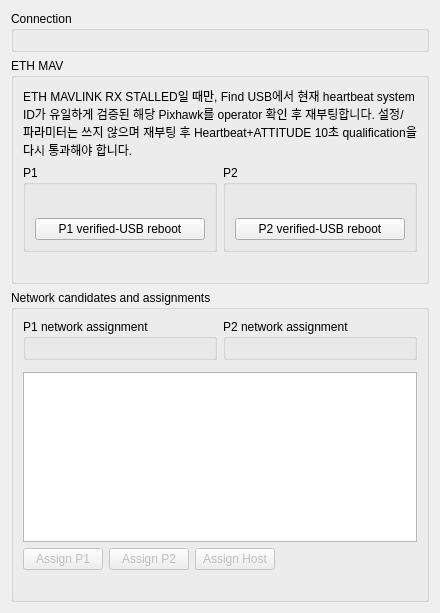
<?xml version='1.0' encoding='utf-8'?>
<ui version="4.0">
  <class>ConnectionView</class>
  <widget class="QWidget" name="widget1">
    <property name="minimumSize">
      <size>
        <width>0</width>
        <height>0</height>
      </size>
    </property>
    <property name="maximumSize">
      <size>
        <width>16777215</width>
        <height>16777215</height>
      </size>
    </property>
    <layout class="QVBoxLayout" name="layout2" stretch="0,0,0">
      <property name="leftMargin">
        <number>11</number>
      </property>
      <property name="topMargin">
        <number>11</number>
      </property>
      <property name="rightMargin">
        <number>11</number>
      </property>
      <property name="bottomMargin">
        <number>11</number>
      </property>
      <property name="spacing">
        <number>6</number>
      </property>
      <item>
        <widget class="QGroupBox" name="status_group">
          <property name="minimumSize">
            <size>
              <width>0</width>
              <height>0</height>
            </size>
          </property>
          <property name="maximumSize">
            <size>
              <width>16777215</width>
              <height>16777215</height>
            </size>
          </property>
          <property name="title">
            <string>Connection</string>
          </property>
          <layout class="QHBoxLayout" name="layout4" stretch="0,0,0,1">
            <property name="leftMargin">
              <number>9</number>
            </property>
            <property name="topMargin">
              <number>9</number>
            </property>
            <property name="rightMargin">
              <number>9</number>
            </property>
            <property name="bottomMargin">
              <number>9</number>
            </property>
            <property name="spacing">
              <number>6</number>
            </property>
            <item>
              <widget class="QWidget" name="indicators_pixhawk_left">
                <property name="customKind" stdset="0">
                  <string>StatusIndicator</string>
                </property>
                <property name="customLabel" stdset="0">
                  <string>P1</string>
                </property>
                <layout class="QVBoxLayout" name="indicators_pixhawk_left_layout">
                  <property name="leftMargin">
                    <number>0</number>
                  </property>
                  <property name="topMargin">
                    <number>0</number>
                  </property>
                  <property name="rightMargin">
                    <number>0</number>
                  </property>
                  <property name="bottomMargin">
                    <number>0</number>
                  </property>
                </layout>
                <property name="legacyObjectName" stdset="0">
                  <string>statusIndicator</string>
                </property>
              </widget>
            </item>
            <item>
              <widget class="QWidget" name="indicators_pixhawk_right">
                <property name="customKind" stdset="0">
                  <string>StatusIndicator</string>
                </property>
                <property name="customLabel" stdset="0">
                  <string>P2</string>
                </property>
                <layout class="QVBoxLayout" name="indicators_pixhawk_right_layout">
                  <property name="leftMargin">
                    <number>0</number>
                  </property>
                  <property name="topMargin">
                    <number>0</number>
                  </property>
                  <property name="rightMargin">
                    <number>0</number>
                  </property>
                  <property name="bottomMargin">
                    <number>0</number>
                  </property>
                </layout>
                <property name="legacyObjectName" stdset="0">
                  <string>statusIndicator</string>
                </property>
              </widget>
            </item>
            <item>
              <widget class="QWidget" name="indicators_pixhawk_drone">
                <property name="customKind" stdset="0">
                  <string>StatusIndicator</string>
                </property>
                <property name="customLabel" stdset="0">
                  <string>Drone</string>
                </property>
                <layout class="QVBoxLayout" name="indicators_pixhawk_drone_layout">
                  <property name="leftMargin">
                    <number>0</number>
                  </property>
                  <property name="topMargin">
                    <number>0</number>
                  </property>
                  <property name="rightMargin">
                    <number>0</number>
                  </property>
                  <property name="bottomMargin">
                    <number>0</number>
                  </property>
                </layout>
                <property name="legacyObjectName" stdset="0">
                  <string>statusIndicator</string>
                </property>
              </widget>
            </item>
            <item>
              <spacer name="spacer8">
                <property name="orientation">
                  <enum>Qt::Horizontal</enum>
                </property>
                <property name="sizeHint">
                  <size>
                    <width>0</width>
                    <height>0</height>
                  </size>
                </property>
              </spacer>
            </item>
          </layout>
        </widget>
      </item>
      <item>
        <widget class="QGroupBox" name="recovery_group">
          <property name="minimumSize">
            <size>
              <width>0</width>
              <height>0</height>
            </size>
          </property>
          <property name="maximumSize">
            <size>
              <width>16777215</width>
              <height>16777215</height>
            </size>
          </property>
          <property name="title">
            <string>ETH MAV</string>
          </property>
          <layout class="QVBoxLayout" name="layout10" stretch="0,0,0">
            <property name="leftMargin">
              <number>9</number>
            </property>
            <property name="topMargin">
              <number>9</number>
            </property>
            <property name="rightMargin">
              <number>9</number>
            </property>
            <property name="bottomMargin">
              <number>9</number>
            </property>
            <property name="spacing">
              <number>6</number>
            </property>
            <item>
              <widget class="QLabel" name="widget11">
                <property name="minimumSize">
                  <size>
                    <width>0</width>
                    <height>0</height>
                  </size>
                </property>
                <property name="maximumSize">
                  <size>
                    <width>16777215</width>
                    <height>16777215</height>
                  </size>
                </property>
                <property name="text">
                  <string>ETH MAVLINK RX STALLED일 때만, Find USB에서 현재 heartbeat system ID가 유일하게 검증된 해당 Pixhawk를 operator 확인 후 재부팅합니다. 설정/파라미터는 쓰지 않으며 재부팅 후 Heartbeat+ATTITUDE 10초 qualification을 다시 통과해야 합니다.</string>
                </property>
                <property name="wordWrap">
                  <bool>true</bool>
                </property>
                <property name="alignment">
                  <set>Qt::AlignLeft|Qt::AlignVCenter</set>
                </property>
                <property name="textInteractionFlags">
                  <set>Qt::LinksAccessibleByMouse</set>
                </property>
                <property name="legacyObjectName" stdset="0">
                  <string>statusStrip</string>
                </property>
              </widget>
            </item>
            <item>
              <layout class="QHBoxLayout" name="layout12" stretch="0,0,1">
                <property name="leftMargin">
                  <number>0</number>
                </property>
                <property name="topMargin">
                  <number>0</number>
                </property>
                <property name="rightMargin">
                  <number>0</number>
                </property>
                <property name="bottomMargin">
                  <number>0</number>
                </property>
                <property name="spacing">
                  <number>6</number>
                </property>
                <item>
                  <widget class="QGroupBox" name="widget13">
                    <property name="minimumSize">
                      <size>
                        <width>0</width>
                        <height>0</height>
                      </size>
                    </property>
                    <property name="maximumSize">
                      <size>
                        <width>16777215</width>
                        <height>16777215</height>
                      </size>
                    </property>
                    <property name="title">
                      <string>P1</string>
                    </property>
                    <layout class="QGridLayout" name="layout14" columnstretch="0,0">
                      <property name="leftMargin">
                        <number>9</number>
                      </property>
                      <property name="topMargin">
                        <number>9</number>
                      </property>
                      <property name="rightMargin">
                        <number>9</number>
                      </property>
                      <property name="bottomMargin">
                        <number>9</number>
                      </property>
                      <property name="spacing">
                        <number>6</number>
                      </property>
                      <item row="0" column="0" rowspan="1" colspan="2">
                        <widget class="QWidget" name="recovery_values_left_usb">
                          <property name="engineeringLabel" stdset="0">
                            <string>USB 제어</string>
                          </property>
                          <layout class="QVBoxLayout" name="recovery_values_left_usb_layout">
                            <property name="leftMargin">
                              <number>0</number>
                            </property>
                            <property name="topMargin">
                              <number>0</number>
                            </property>
                            <property name="rightMargin">
                              <number>0</number>
                            </property>
                            <property name="bottomMargin">
                              <number>0</number>
                            </property>
                          </layout>
                        </widget>
                      </item>
                      <item row="1" column="0" rowspan="1" colspan="2">
                        <widget class="QWidget" name="recovery_values_left_baud">
                          <property name="engineeringLabel" stdset="0">
                            <string>Baud</string>
                          </property>
                          <layout class="QVBoxLayout" name="recovery_values_left_baud_layout">
                            <property name="leftMargin">
                              <number>0</number>
                            </property>
                            <property name="topMargin">
                              <number>0</number>
                            </property>
                            <property name="rightMargin">
                              <number>0</number>
                            </property>
                            <property name="bottomMargin">
                              <number>0</number>
                            </property>
                          </layout>
                        </widget>
                      </item>
                      <item row="2" column="0" rowspan="1" colspan="2">
                        <widget class="QWidget" name="recovery_values_left_recovery">
                          <property name="engineeringLabel" stdset="0">
                            <string>상태</string>
                          </property>
                          <layout class="QVBoxLayout" name="recovery_values_left_recovery_layout">
                            <property name="leftMargin">
                              <number>0</number>
                            </property>
                            <property name="topMargin">
                              <number>0</number>
                            </property>
                            <property name="rightMargin">
                              <number>0</number>
                            </property>
                            <property name="bottomMargin">
                              <number>0</number>
                            </property>
                          </layout>
                        </widget>
                      </item>
                      <item row="3" column="0" rowspan="1" colspan="2">
                        <widget class="QWidget" name="recovery_values_left_telemetry">
                          <property name="engineeringLabel" stdset="0">
                            <string>Telemetry</string>
                          </property>
                          <layout class="QVBoxLayout" name="recovery_values_left_telemetry_layout">
                            <property name="leftMargin">
                              <number>0</number>
                            </property>
                            <property name="topMargin">
                              <number>0</number>
                            </property>
                            <property name="rightMargin">
                              <number>0</number>
                            </property>
                            <property name="bottomMargin">
                              <number>0</number>
                            </property>
                          </layout>
                        </widget>
                      </item>
                      <item row="4" column="0" rowspan="1" colspan="2">
                        <widget class="QPushButton" name="recovery_buttons_left">
                          <property name="minimumSize">
                            <size>
                              <width>170</width>
                              <height>0</height>
                            </size>
                          </property>
                          <property name="maximumSize">
                            <size>
                              <width>16777215</width>
                              <height>16777215</height>
                            </size>
                          </property>
                          <property name="toolTip">
                            <string>P1 ETH RX stall과 고유 USB sysid를 다시 검증하고 확인창 뒤 해당 side만 one-shot 재부팅합니다. USB가 없거나 애매하면 command 없이 수동 전원 복구를 안내합니다.</string>
                          </property>
                          <property name="text">
                            <string>P1 verified-USB reboot</string>
                          </property>
                          <property name="commandId" stdset="0">
                            <string>pixhawk.recover_eth_mavlink.p1</string>
                          </property>
                        </widget>
                      </item>
                    </layout>
                  </widget>
                </item>
                <item>
                  <widget class="QGroupBox" name="widget20">
                    <property name="minimumSize">
                      <size>
                        <width>0</width>
                        <height>0</height>
                      </size>
                    </property>
                    <property name="maximumSize">
                      <size>
                        <width>16777215</width>
                        <height>16777215</height>
                      </size>
                    </property>
                    <property name="title">
                      <string>P2</string>
                    </property>
                    <layout class="QGridLayout" name="layout21" columnstretch="0,0">
                      <property name="leftMargin">
                        <number>9</number>
                      </property>
                      <property name="topMargin">
                        <number>9</number>
                      </property>
                      <property name="rightMargin">
                        <number>9</number>
                      </property>
                      <property name="bottomMargin">
                        <number>9</number>
                      </property>
                      <property name="spacing">
                        <number>6</number>
                      </property>
                      <item row="0" column="0" rowspan="1" colspan="2">
                        <widget class="QWidget" name="recovery_values_right_usb">
                          <property name="engineeringLabel" stdset="0">
                            <string>USB 제어</string>
                          </property>
                          <layout class="QVBoxLayout" name="recovery_values_right_usb_layout">
                            <property name="leftMargin">
                              <number>0</number>
                            </property>
                            <property name="topMargin">
                              <number>0</number>
                            </property>
                            <property name="rightMargin">
                              <number>0</number>
                            </property>
                            <property name="bottomMargin">
                              <number>0</number>
                            </property>
                          </layout>
                        </widget>
                      </item>
                      <item row="1" column="0" rowspan="1" colspan="2">
                        <widget class="QWidget" name="recovery_values_right_baud">
                          <property name="engineeringLabel" stdset="0">
                            <string>Baud</string>
                          </property>
                          <layout class="QVBoxLayout" name="recovery_values_right_baud_layout">
                            <property name="leftMargin">
                              <number>0</number>
                            </property>
                            <property name="topMargin">
                              <number>0</number>
                            </property>
                            <property name="rightMargin">
                              <number>0</number>
                            </property>
                            <property name="bottomMargin">
                              <number>0</number>
                            </property>
                          </layout>
                        </widget>
                      </item>
                      <item row="2" column="0" rowspan="1" colspan="2">
                        <widget class="QWidget" name="recovery_values_right_recovery">
                          <property name="engineeringLabel" stdset="0">
                            <string>상태</string>
                          </property>
                          <layout class="QVBoxLayout" name="recovery_values_right_recovery_layout">
                            <property name="leftMargin">
                              <number>0</number>
                            </property>
                            <property name="topMargin">
                              <number>0</number>
                            </property>
                            <property name="rightMargin">
                              <number>0</number>
                            </property>
                            <property name="bottomMargin">
                              <number>0</number>
                            </property>
                          </layout>
                        </widget>
                      </item>
                      <item row="3" column="0" rowspan="1" colspan="2">
                        <widget class="QWidget" name="recovery_values_right_telemetry">
                          <property name="engineeringLabel" stdset="0">
                            <string>Telemetry</string>
                          </property>
                          <layout class="QVBoxLayout" name="recovery_values_right_telemetry_layout">
                            <property name="leftMargin">
                              <number>0</number>
                            </property>
                            <property name="topMargin">
                              <number>0</number>
                            </property>
                            <property name="rightMargin">
                              <number>0</number>
                            </property>
                            <property name="bottomMargin">
                              <number>0</number>
                            </property>
                          </layout>
                        </widget>
                      </item>
                      <item row="4" column="0" rowspan="1" colspan="2">
                        <widget class="QPushButton" name="recovery_buttons_right">
                          <property name="minimumSize">
                            <size>
                              <width>170</width>
                              <height>0</height>
                            </size>
                          </property>
                          <property name="maximumSize">
                            <size>
                              <width>16777215</width>
                              <height>16777215</height>
                            </size>
                          </property>
                          <property name="toolTip">
                            <string>P2 ETH RX stall과 고유 USB sysid를 다시 검증하고 확인창 뒤 해당 side만 one-shot 재부팅합니다. USB가 없거나 애매하면 command 없이 수동 전원 복구를 안내합니다.</string>
                          </property>
                          <property name="text">
                            <string>P2 verified-USB reboot</string>
                          </property>
                          <property name="commandId" stdset="0">
                            <string>pixhawk.recover_eth_mavlink.p2</string>
                          </property>
                        </widget>
                      </item>
                    </layout>
                  </widget>
                </item>
                <item>
                  <spacer name="spacer27">
                    <property name="orientation">
                      <enum>Qt::Horizontal</enum>
                    </property>
                    <property name="sizeHint">
                      <size>
                        <width>0</width>
                        <height>0</height>
                      </size>
                    </property>
                  </spacer>
                </item>
              </layout>
            </item>
            <item>
              <widget class="QLabel" name="recovery_feedback">
                <property name="minimumSize">
                  <size>
                    <width>0</width>
                    <height>0</height>
                  </size>
                </property>
                <property name="maximumSize">
                  <size>
                    <width>16777215</width>
                    <height>16777215</height>
                  </size>
                </property>
                <property name="text">
                  <string />
                </property>
                <property name="wordWrap">
                  <bool>true</bool>
                </property>
                <property name="alignment">
                  <set>Qt::AlignLeft|Qt::AlignVCenter</set>
                </property>
                <property name="textInteractionFlags">
                  <set>Qt::LinksAccessibleByMouse</set>
                </property>
                <property name="legacyObjectName" stdset="0">
                  <string>statusStrip</string>
                </property>
              </widget>
            </item>
          </layout>
        </widget>
      </item>
      <item>
        <widget class="QGroupBox" name="candidate_group">
          <property name="minimumSize">
            <size>
              <width>0</width>
              <height>0</height>
            </size>
          </property>
          <property name="maximumSize">
            <size>
              <width>16777215</width>
              <height>16777215</height>
            </size>
          </property>
          <property name="title">
            <string>Network candidates and assignments</string>
          </property>
          <layout class="QVBoxLayout" name="layout30" stretch="0,0,0,0,0">
            <property name="leftMargin">
              <number>9</number>
            </property>
            <property name="topMargin">
              <number>9</number>
            </property>
            <property name="rightMargin">
              <number>9</number>
            </property>
            <property name="bottomMargin">
              <number>9</number>
            </property>
            <property name="spacing">
              <number>6</number>
            </property>
            <item>
              <layout class="QHBoxLayout" name="layout31" stretch="1,1">
                <property name="leftMargin">
                  <number>0</number>
                </property>
                <property name="topMargin">
                  <number>0</number>
                </property>
                <property name="rightMargin">
                  <number>0</number>
                </property>
                <property name="bottomMargin">
                  <number>0</number>
                </property>
                <property name="spacing">
                  <number>6</number>
                </property>
                <item>
                  <widget class="QGroupBox" name="widget32">
                    <property name="minimumSize">
                      <size>
                        <width>0</width>
                        <height>0</height>
                      </size>
                    </property>
                    <property name="maximumSize">
                      <size>
                        <width>16777215</width>
                        <height>16777215</height>
                      </size>
                    </property>
                    <property name="title">
                      <string>P1 network assignment</string>
                    </property>
                    <layout class="QGridLayout" name="layout33" columnstretch="1,1,1">
                      <property name="leftMargin">
                        <number>6</number>
                      </property>
                      <property name="topMargin">
                        <number>6</number>
                      </property>
                      <property name="rightMargin">
                        <number>6</number>
                      </property>
                      <property name="bottomMargin">
                        <number>6</number>
                      </property>
                      <property name="spacing">
                        <number>-1</number>
                      </property>
                      <item row="0" column="0" rowspan="1" colspan="1">
                        <widget class="QWidget" name="network_assignment_values_left_state">
                          <property name="engineeringLabel" stdset="0">
                            <string>State</string>
                          </property>
                          <layout class="QVBoxLayout" name="network_assignment_values_left_state_layout">
                            <property name="leftMargin">
                              <number>0</number>
                            </property>
                            <property name="topMargin">
                              <number>0</number>
                            </property>
                            <property name="rightMargin">
                              <number>0</number>
                            </property>
                            <property name="bottomMargin">
                              <number>0</number>
                            </property>
                          </layout>
                        </widget>
                      </item>
                      <item row="0" column="1" rowspan="1" colspan="1">
                        <widget class="QWidget" name="network_assignment_values_left_nic">
                          <property name="engineeringLabel" stdset="0">
                            <string>NIC</string>
                          </property>
                          <layout class="QVBoxLayout" name="network_assignment_values_left_nic_layout">
                            <property name="leftMargin">
                              <number>0</number>
                            </property>
                            <property name="topMargin">
                              <number>0</number>
                            </property>
                            <property name="rightMargin">
                              <number>0</number>
                            </property>
                            <property name="bottomMargin">
                              <number>0</number>
                            </property>
                          </layout>
                        </widget>
                      </item>
                      <item row="0" column="2" rowspan="1" colspan="1">
                        <widget class="QWidget" name="network_assignment_values_left_local">
                          <property name="engineeringLabel" stdset="0">
                            <string>Local IPv4</string>
                          </property>
                          <layout class="QVBoxLayout" name="network_assignment_values_left_local_layout">
                            <property name="leftMargin">
                              <number>0</number>
                            </property>
                            <property name="topMargin">
                              <number>0</number>
                            </property>
                            <property name="rightMargin">
                              <number>0</number>
                            </property>
                            <property name="bottomMargin">
                              <number>0</number>
                            </property>
                          </layout>
                        </widget>
                      </item>
                      <item row="1" column="0" rowspan="1" colspan="1">
                        <widget class="QWidget" name="network_assignment_values_left_endpoint">
                          <property name="engineeringLabel" stdset="0">
                            <string>Endpoint</string>
                          </property>
                          <layout class="QVBoxLayout" name="network_assignment_values_left_endpoint_layout">
                            <property name="leftMargin">
                              <number>0</number>
                            </property>
                            <property name="topMargin">
                              <number>0</number>
                            </property>
                            <property name="rightMargin">
                              <number>0</number>
                            </property>
                            <property name="bottomMargin">
                              <number>0</number>
                            </property>
                          </layout>
                        </widget>
                      </item>
                      <item row="1" column="1" rowspan="1" colspan="2">
                        <widget class="QWidget" name="network_assignment_values_left_route">
                          <property name="engineeringLabel" stdset="0">
                            <string>Route</string>
                          </property>
                          <layout class="QVBoxLayout" name="network_assignment_values_left_route_layout">
                            <property name="leftMargin">
                              <number>0</number>
                            </property>
                            <property name="topMargin">
                              <number>0</number>
                            </property>
                            <property name="rightMargin">
                              <number>0</number>
                            </property>
                            <property name="bottomMargin">
                              <number>0</number>
                            </property>
                          </layout>
                        </widget>
                      </item>
                    </layout>
                  </widget>
                </item>
                <item>
                  <widget class="QGroupBox" name="widget39">
                    <property name="minimumSize">
                      <size>
                        <width>0</width>
                        <height>0</height>
                      </size>
                    </property>
                    <property name="maximumSize">
                      <size>
                        <width>16777215</width>
                        <height>16777215</height>
                      </size>
                    </property>
                    <property name="title">
                      <string>P2 network assignment</string>
                    </property>
                    <layout class="QGridLayout" name="layout40" columnstretch="1,1,1">
                      <property name="leftMargin">
                        <number>6</number>
                      </property>
                      <property name="topMargin">
                        <number>6</number>
                      </property>
                      <property name="rightMargin">
                        <number>6</number>
                      </property>
                      <property name="bottomMargin">
                        <number>6</number>
                      </property>
                      <property name="spacing">
                        <number>-1</number>
                      </property>
                      <item row="0" column="0" rowspan="1" colspan="1">
                        <widget class="QWidget" name="network_assignment_values_right_state">
                          <property name="engineeringLabel" stdset="0">
                            <string>State</string>
                          </property>
                          <layout class="QVBoxLayout" name="network_assignment_values_right_state_layout">
                            <property name="leftMargin">
                              <number>0</number>
                            </property>
                            <property name="topMargin">
                              <number>0</number>
                            </property>
                            <property name="rightMargin">
                              <number>0</number>
                            </property>
                            <property name="bottomMargin">
                              <number>0</number>
                            </property>
                          </layout>
                        </widget>
                      </item>
                      <item row="0" column="1" rowspan="1" colspan="1">
                        <widget class="QWidget" name="network_assignment_values_right_nic">
                          <property name="engineeringLabel" stdset="0">
                            <string>NIC</string>
                          </property>
                          <layout class="QVBoxLayout" name="network_assignment_values_right_nic_layout">
                            <property name="leftMargin">
                              <number>0</number>
                            </property>
                            <property name="topMargin">
                              <number>0</number>
                            </property>
                            <property name="rightMargin">
                              <number>0</number>
                            </property>
                            <property name="bottomMargin">
                              <number>0</number>
                            </property>
                          </layout>
                        </widget>
                      </item>
                      <item row="0" column="2" rowspan="1" colspan="1">
                        <widget class="QWidget" name="network_assignment_values_right_local">
                          <property name="engineeringLabel" stdset="0">
                            <string>Local IPv4</string>
                          </property>
                          <layout class="QVBoxLayout" name="network_assignment_values_right_local_layout">
                            <property name="leftMargin">
                              <number>0</number>
                            </property>
                            <property name="topMargin">
                              <number>0</number>
                            </property>
                            <property name="rightMargin">
                              <number>0</number>
                            </property>
                            <property name="bottomMargin">
                              <number>0</number>
                            </property>
                          </layout>
                        </widget>
                      </item>
                      <item row="1" column="0" rowspan="1" colspan="1">
                        <widget class="QWidget" name="network_assignment_values_right_endpoint">
                          <property name="engineeringLabel" stdset="0">
                            <string>Endpoint</string>
                          </property>
                          <layout class="QVBoxLayout" name="network_assignment_values_right_endpoint_layout">
                            <property name="leftMargin">
                              <number>0</number>
                            </property>
                            <property name="topMargin">
                              <number>0</number>
                            </property>
                            <property name="rightMargin">
                              <number>0</number>
                            </property>
                            <property name="bottomMargin">
                              <number>0</number>
                            </property>
                          </layout>
                        </widget>
                      </item>
                      <item row="1" column="1" rowspan="1" colspan="2">
                        <widget class="QWidget" name="network_assignment_values_right_route">
                          <property name="engineeringLabel" stdset="0">
                            <string>Route</string>
                          </property>
                          <layout class="QVBoxLayout" name="network_assignment_values_right_route_layout">
                            <property name="leftMargin">
                              <number>0</number>
                            </property>
                            <property name="topMargin">
                              <number>0</number>
                            </property>
                            <property name="rightMargin">
                              <number>0</number>
                            </property>
                            <property name="bottomMargin">
                              <number>0</number>
                            </property>
                          </layout>
                        </widget>
                      </item>
                    </layout>
                  </widget>
                </item>
              </layout>
            </item>
            <item>
              <widget class="QWidget" name="discovery_status">
                <property name="engineeringLabel" stdset="0">
                  <string>Discovery</string>
                </property>
                <layout class="QVBoxLayout" name="discovery_status_layout">
                  <property name="leftMargin">
                    <number>0</number>
                  </property>
                  <property name="topMargin">
                    <number>0</number>
                  </property>
                  <property name="rightMargin">
                    <number>0</number>
                  </property>
                  <property name="bottomMargin">
                    <number>0</number>
                  </property>
                </layout>
              </widget>
            </item>
            <item>
              <widget class="QTableView" name="candidate_table">
                <property name="minimumSize">
                  <size>
                    <width>0</width>
                    <height>0</height>
                  </size>
                </property>
                <property name="maximumSize">
                  <size>
                    <width>16777215</width>
                    <height>170</height>
                  </size>
                </property>
                <property name="editTriggers">
                  <set>QAbstractItemView::NoEditTriggers</set>
                </property>
                <property name="selectionBehavior">
                  <enum>QAbstractItemView::SelectRows</enum>
                </property>
                <property name="selectionMode">
                  <enum>QAbstractItemView::SingleSelection</enum>
                </property>
                <attribute name="verticalHeaderVisible">
                  <bool>false</bool>
                </attribute>
                <attribute name="horizontalHeaderStretchLastSection">
                  <bool>false</bool>
                </attribute>
                <property name="horizontalScrollMode">
                  <enum>QAbstractItemView::ScrollPerPixel</enum>
                </property>
                <property name="alternatingRowColors">
                  <bool>false</bool>
                </property>
              </widget>
            </item>
            <item>
              <layout class="QHBoxLayout" name="layout48" stretch="0,0,0,1">
                <property name="leftMargin">
                  <number>0</number>
                </property>
                <property name="topMargin">
                  <number>0</number>
                </property>
                <property name="rightMargin">
                  <number>0</number>
                </property>
                <property name="bottomMargin">
                  <number>0</number>
                </property>
                <property name="spacing">
                  <number>6</number>
                </property>
                <item>
                  <widget class="QPushButton" name="candidate_buttons_left">
                    <property name="minimumSize">
                      <size>
                        <width>0</width>
                        <height>0</height>
                      </size>
                    </property>
                    <property name="maximumSize">
                      <size>
                        <width>16777215</width>
                        <height>16777215</height>
                      </size>
                    </property>
                    <property name="enabled">
                      <bool>false</bool>
                    </property>
                    <property name="text">
                      <string>Assign P1</string>
                    </property>
                  </widget>
                </item>
                <item>
                  <widget class="QPushButton" name="candidate_buttons_right">
                    <property name="minimumSize">
                      <size>
                        <width>0</width>
                        <height>0</height>
                      </size>
                    </property>
                    <property name="maximumSize">
                      <size>
                        <width>16777215</width>
                        <height>16777215</height>
                      </size>
                    </property>
                    <property name="enabled">
                      <bool>false</bool>
                    </property>
                    <property name="text">
                      <string>Assign P2</string>
                    </property>
                  </widget>
                </item>
                <item>
                  <widget class="QPushButton" name="candidate_buttons_host">
                    <property name="minimumSize">
                      <size>
                        <width>0</width>
                        <height>0</height>
                      </size>
                    </property>
                    <property name="maximumSize">
                      <size>
                        <width>16777215</width>
                        <height>16777215</height>
                      </size>
                    </property>
                    <property name="enabled">
                      <bool>false</bool>
                    </property>
                    <property name="text">
                      <string>Assign Host</string>
                    </property>
                  </widget>
                </item>
                <item>
                  <spacer name="spacer52">
                    <property name="orientation">
                      <enum>Qt::Horizontal</enum>
                    </property>
                    <property name="sizeHint">
                      <size>
                        <width>0</width>
                        <height>0</height>
                      </size>
                    </property>
                  </spacer>
                </item>
              </layout>
            </item>
            <item>
              <widget class="QLabel" name="candidate_feedback">
                <property name="minimumSize">
                  <size>
                    <width>0</width>
                    <height>0</height>
                  </size>
                </property>
                <property name="maximumSize">
                  <size>
                    <width>16777215</width>
                    <height>16777215</height>
                  </size>
                </property>
                <property name="text">
                  <string />
                </property>
                <property name="wordWrap">
                  <bool>true</bool>
                </property>
                <property name="alignment">
                  <set>Qt::AlignLeft|Qt::AlignVCenter</set>
                </property>
                <property name="textInteractionFlags">
                  <set>Qt::LinksAccessibleByMouse</set>
                </property>
                <property name="legacyObjectName" stdset="0">
                  <string>statusStrip</string>
                </property>
              </widget>
            </item>
          </layout>
        </widget>
      </item>
    </layout>
  </widget>
  <resources />
  <connections />
</ui>
